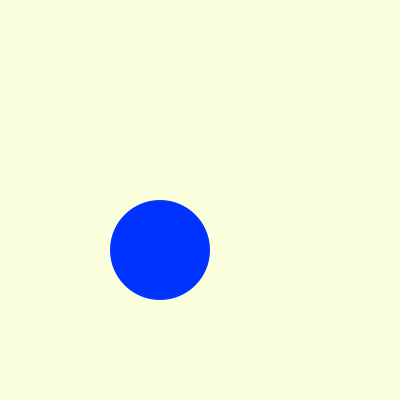
Frame 1 (no input)
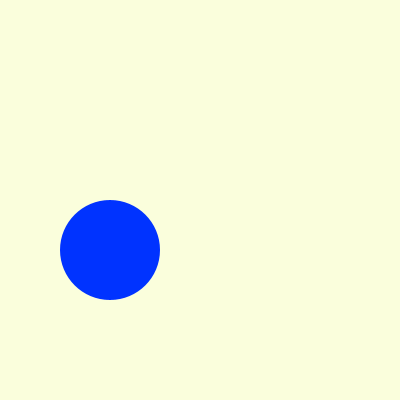
Frame 60 (the mouse pressed at the canvas centre just before this capture)
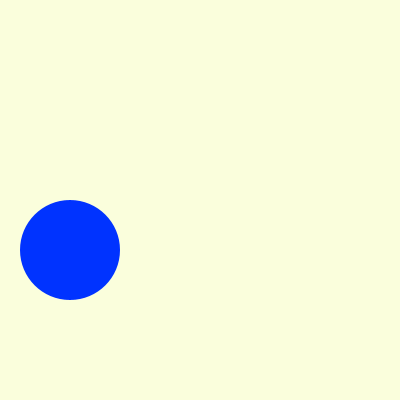
Frame 120 (the mouse held since frame 60 and released just before this capture)

The Processing sketch that drew these frames (run headless with seeded random() and noise(); from frame 60 on, the mouse is pressed at the canvas centre):

// Processing sketch: simpler_left_and_right_edge_detection
// ── simpler_left_and_right_edge_detection.pde
int speed = 10;

// Set our starting position
int x = 100;
int y = 200;

final int DIAMETER = 100;

void setup() {
  size(400, 400);
}

void draw() {
  // Note the hex value for color
  background(#fafedc);

  // Increment our xPosition
  x += speed;

  // If our circle hits an edge, reverse the speed polarity
  if (((x + DIAMETER) > width) || (x < 0) ) {
    speed *= -1;
  }

  noStroke();
  fill(0, 51, 255);
  ellipseMode(CORNER);
  circle(x, y, DIAMETER);
}
